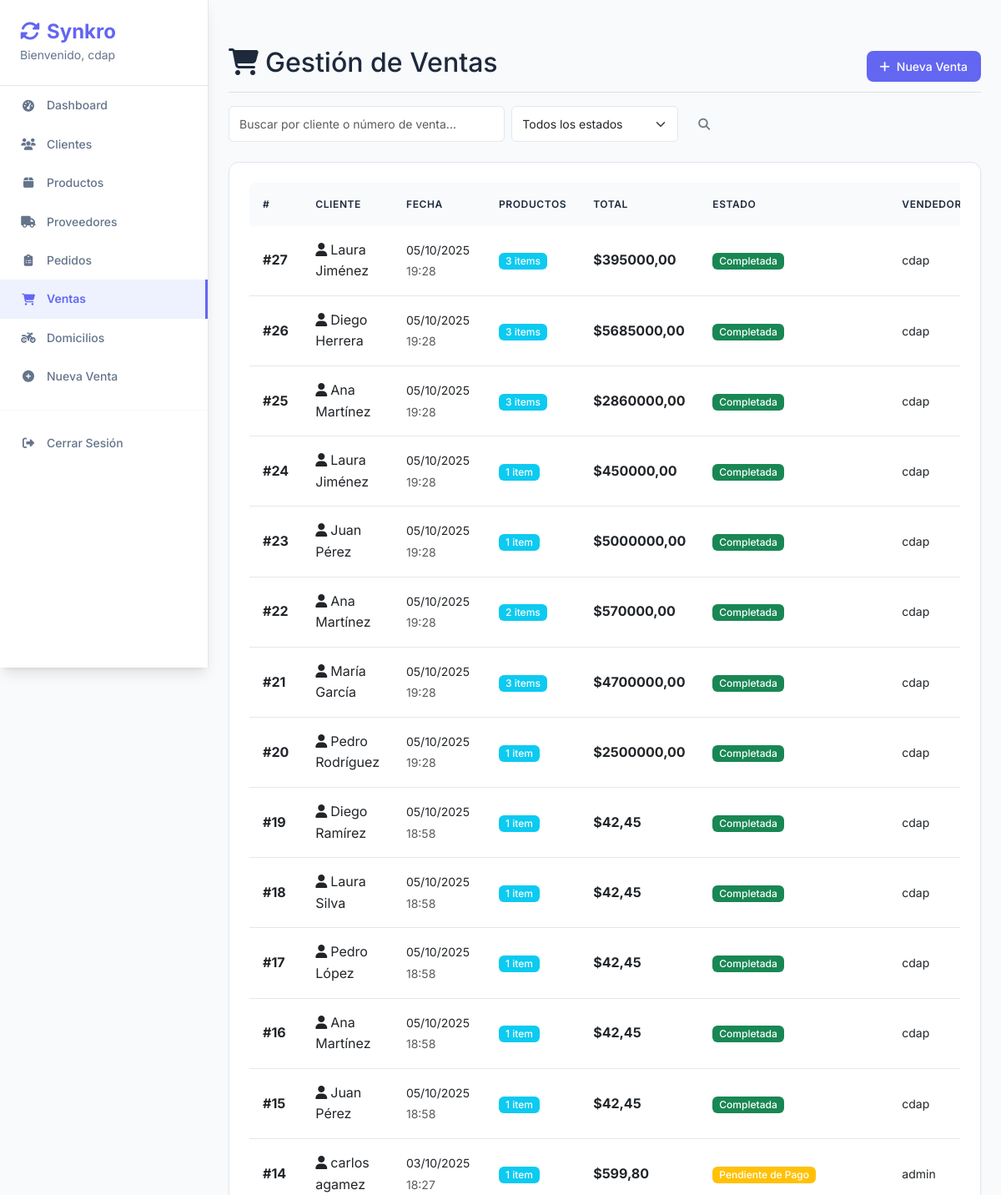
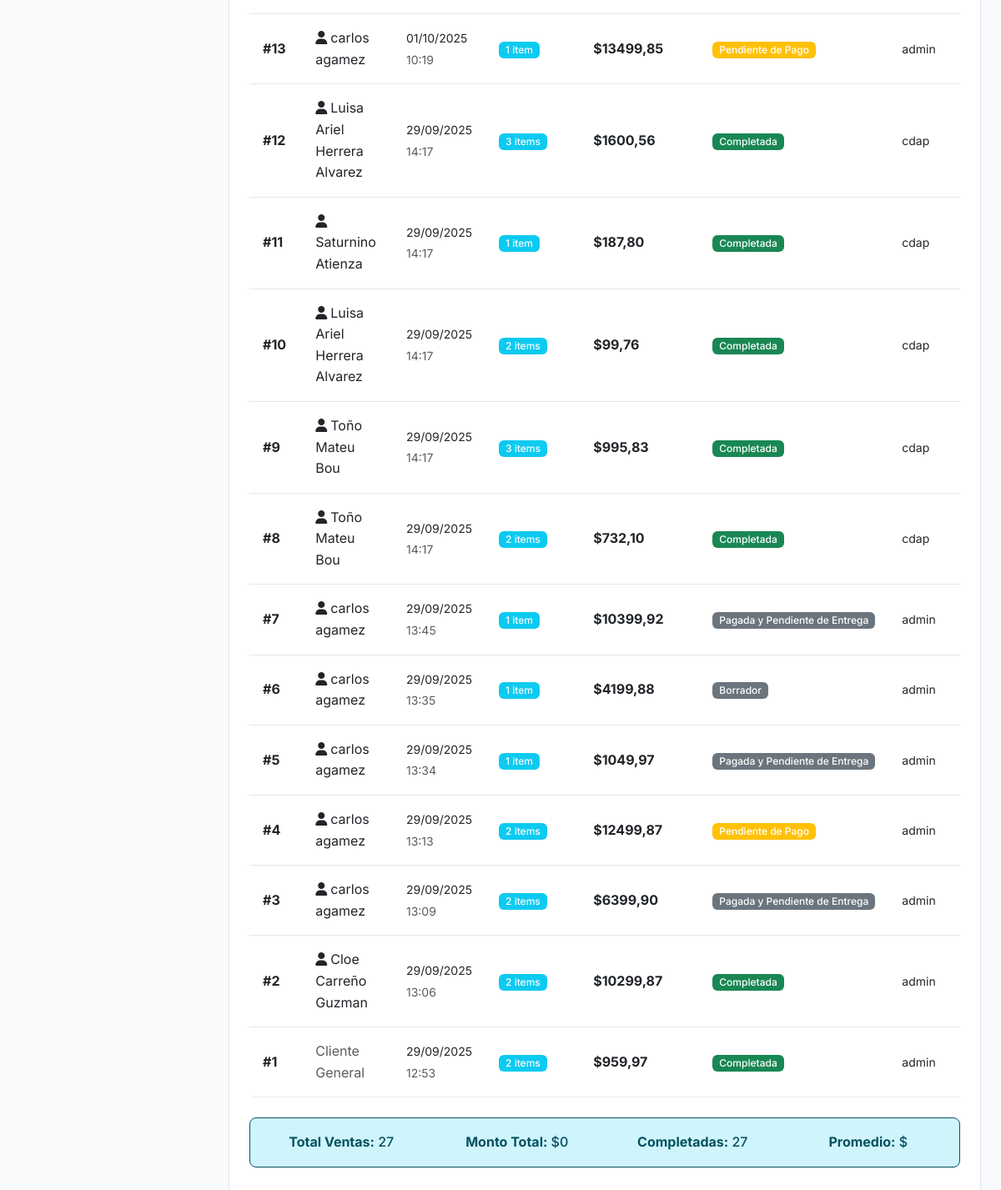
Page /ventas/ (signed in) on the committed database (2 pictures, top to bottom).
### core/models.py (models this page shows, shortened)
class Venta(models.Model):
    ESTADO_CHOICES = [
        ('COTIZACION', 'Cotización'),
        ('BORRADOR', 'Borrador'),
        ('PENDIENTE_PAGO', 'Pendiente de Pago'),
        ('PAGADA_PENDIENTE_ENTREGA', 'Pagada y Pendiente de Entrega'),
        ('COMPLETADA', 'Completada'),
        ('CANCELADA', 'Cancelada'),
    ]
    fecha = models.DateTimeField(auto_now_add=True)
    cliente = models.ForeignKey(Cliente, on_delete=models.SET_NULL, null=True, blank=True)
    usuario = models.ForeignKey(settings.AUTH_USER_MODEL, on_delete=models.PROTECT, help_text="Usuario que realizó la venta")
    estado = models.CharField(max_length=30, choices=ESTADO_CHOICES, default='COMPLETADA')
    monto_total = models.DecimalField(max_digits=12, decimal_places=2, default=0, editable=False)
    requiere_domicilio = models.BooleanField(default=False, help_text="Indica si requiere entrega a domicilio")
    direccion_entrega = models.CharField(max_length=300, blank=True, help_text="Dirección de entrega")
    latitud_entrega = models.DecimalField(max_digits=10, decimal_places=7, null=True, blank=True)
    longitud_entrega = models.DecimalField(max_digits=10, decimal_places=7, null=True, blank=True)
    prioridad_entrega = models.CharField(
        max_length=10,
        choices=[('alta', 'Alta'), ('media', 'Media'), ('baja', 'Baja')],
        default='media',
        help_text="Prioridad de entrega"
    )
    _estado_anterior = None
    def __init__(self, *args, **kwargs):
        super().__init__(*args, **kwargs)
        self._estado_anterior = self.estado

class Cliente(models.Model):
    nombre = models.CharField(max_length=200)
    telefono = models.CharField(max_length=20, blank=True)
    email = models.EmailField(unique=True, blank=True, null=True)
    razon_social = models.CharField(max_length=200, blank=True)
    direccion = models.CharField(max_length=200, blank=True)

### core/views.py (the view)
# urls.py: path('ventas/', views.venta_list, name='venta_list'),
@login_required
def venta_list(request):
    search = request.GET.get('search', '')
    estado = request.GET.get('estado', '')
    ventas = Venta.objects.select_related('cliente', 'usuario').prefetch_related('detalles__producto')
    if search:
        ventas = ventas.filter(
            Q(cliente__nombre__icontains=search) |
            Q(id__icontains=search)
        )
    if estado:
        ventas = ventas.filter(estado=estado)
    ventas = ventas.order_by('-fecha')
    return render(request, 'ventas/list.html', {
        'ventas': ventas,
        'search': search,
        'estado_selected': estado,
        'estados': Venta.ESTADO_CHOICES
    })

### core/templates/ventas/list.html (shortened to what this page needs)
{% extends 'base.html' %}
{% block content %}
<div class="d-flex justify-content-between flex-wrap flex-md-nowrap align-items-center pt-3 pb-2 mb-3 border-bottom">
    <h1 class="h2"><i class="fas fa-shopping-cart me-2"></i>Gestión de Ventas</h1>
    <div class="btn-toolbar mb-2 mb-md-0">
        <a href="{% url 'nueva_venta' %}" class="btn btn-primary">
            <i class="fas fa-plus me-2"></i>Nueva Venta
        </a>
    </div>
</div>
<div class="row mb-4">
    <div class="col-md-8">
        <form method="get" class="d-flex">
            <input type="text" name="search" class="form-control me-2"
                   placeholder="Buscar por cliente o número de venta..."
                   value="{{ search }}">
            <select name="estado" class="form-select me-2" style="max-width: 200px;">
                <option value="">Todos los estados</option>
            </select>
            <button type="submit" class="btn btn-outline-secondary">
                <i class="fas fa-search"></i>
            </button>
        </form>
    </div>
</div>
<div class="card">
    <div class="card-body">
        {% if ventas %}
        <div class="table-responsive">
            <table class="table table-hover">
                <thead>
                    <tr>
                        <th>#</th>
                        <th>Cliente</th>
                        <th>Fecha</th>
                        <th>Productos</th>
                        <th>Total</th>
                        <th>Estado</th>
                        <th>Vendedor</th>
                    </tr>
                </thead>
                <tbody>
                    {% for venta in ventas %}
                    <tr>
                        <td>
                            <strong>#{{ venta.id }}</strong>
                        </td>
                        <td>
                            {% if venta.cliente %}
                                <i class="fas fa-user me-1"></i>{{ venta.cliente.nombre }}
                            {% else %}
                                <span class="text-muted">Cliente General</span>
                            {% endif %}
                        </td>
                        <td>
                            <small>{{ venta.fecha|date:"d/m/Y" }}</small><br>
                            <small class="text-muted">{{ venta.fecha|date:"H:i" }}</small>
                        </td>
                        <td>
                            <span class="badge bg-info">{{ venta.detalles.count }} item{{ venta.detalles.count|pluralize }}</span>
                        </td>
                        <td>
                            <strong>${{ venta.monto_total }}</strong>
                        </td>
                        <td>
                            {% if venta.estado == 'COMPLETADA' %}
                                <span class="badge bg-success">{{ venta.get_estado_display }}</span>
                            {% elif venta.estado == 'PENDIENTE_PAGO' %}
                                <span class="badge bg-warning">{{ venta.get_estado_display }}</span>
                            {% elif venta.estado == 'CANCELADA' %}
                                <span class="badge bg-danger">{{ venta.get_estado_display }}</span>
                            {% else %}
                                <span class="badge bg-secondary">{{ venta.get_estado_display }}</span>
                            {% endif %}
                        </td>
                        <td>
                            <small>{{ venta.usuario.username }}</small>
                        </td>
                    </tr>
                    {% endfor %}
                </tbody>
            </table>
        </div>
        <div class="row mt-4">
            <div class="col-md-12">
                <div class="alert alert-info">
                    <div class="row text-center">
                        <div class="col-md-3">
                            <strong>Total Ventas:</strong> {{ ventas.count }}
                        </div>
                        <div class="col-md-3">
                            <strong>Monto Total:</strong> ${% widthratio ventas 1 1 as total_monto %}{{ total_monto|default:"0" }}
                        </div>
                        <div class="col-md-3">
                            <strong>Completadas:</strong> {{ ventas|length }}
                        </div>
                        <div class="col-md-3">
                            <strong>Promedio:</strong> ${% if ventas %}{% widthratio total_monto ventas.count 1 %}{% else %}0{% endif %}
                        </div>
                    </div>
                </div>
            </div>
        </div>
        {% endif %}
    </div>
</div>
{% endblock %}

### core/templates/base.html (shortened to what this page needs)
<!DOCTYPE html>
<html lang="es">
<head>
    <link href="https://cdn.jsdelivr.net/npm/bootstrap@5.3.0/dist/css/bootstrap.min.css" rel="stylesheet">
    <link href="https://cdnjs.cloudflare.com/ajax/libs/font-awesome/6.4.0/css/all.min.css" rel="stylesheet">
</head>
<body>
    <nav class="sidebar">
        <div class="sidebar-brand">
            <h4>
                <i class="fas fa-sync-alt me-2"></i>Synkro
            </h4>
            {% if user.is_authenticated %}
                <small>Bienvenido, {{ user.username }}</small>
            {% endif %}
        </div>
        {% if user.is_authenticated %}
        <ul class="nav flex-column">
            <li class="nav-item">
                <a class="nav-link {% if request.resolver_match.url_name == 'dashboard' %}active{% endif %}" href="{% url 'dashboard' %}">
                    <i class="fas fa-tachometer-alt"></i>Dashboard
                </a>
            </li>
            <li class="nav-item">
                <a class="nav-link {% if 'cliente' in request.resolver_match.url_name %}active{% endif %}" href="{% url 'cliente_list' %}">
                    <i class="fas fa-users"></i>Clientes
                </a>
            </li>
            <li class="nav-item">
                <a class="nav-link {% if 'producto' in request.resolver_match.url_name %}active{% endif %}" href="{% url 'producto_list' %}">
                    <i class="fas fa-box"></i>Productos
                </a>
            </li>
            <li class="nav-item">
                <a class="nav-link {% if 'proveedor' in request.resolver_match.url_name %}active{% endif %}" href="{% url 'proveedor_list' %}">
                    <i class="fas fa-truck"></i>Proveedores
                </a>
            </li>
            <li class="nav-item">
                <a class="nav-link {% if 'pedido' in request.resolver_match.url_name %}active{% endif %}" href="{% url 'pedido_list' %}">
                    <i class="fas fa-clipboard-list"></i>Pedidos
                </a>
            </li>
            <li class="nav-item">
                <a class="nav-link {% if 'venta' in request.resolver_match.url_name %}active{% endif %}" href="{% url 'venta_list' %}">
                    <i class="fas fa-shopping-cart"></i>Ventas
                </a>
            </li>
            <li class="nav-item">
                <a class="nav-link {% if 'domicilio' in request.resolver_match.url_name %}active{% endif %}" href="{% url 'domicilios_home' %}">
                    <i class="fas fa-motorcycle"></i>Domicilios
                </a>
            </li>
            <li class="nav-item">
                <a class="nav-link" href="{% url 'nueva_venta' %}">
                    <i class="fas fa-plus-circle"></i>Nueva Venta
                </a>
            </li>
            <hr>
            <li class="nav-item">
                <a class="nav-link" href="{% url 'logout' %}">
                    <i class="fas fa-sign-out-alt"></i>Cerrar Sesión
                </a>
            </li>
        </ul>
        {% endif %}
    </nav>
    <main class="main-content">
                <div class="pt-3 pb-2 mb-3">
        {% block content %}
        {% endblock %}
    </main>
</body>
</html>

### core/templates/base.html (style rules this page uses)
:root { --primary-color: #6366f1; --primary-light: #818cf8; --primary-dark: #4f46e5; --secondary-color: #64748b; --success-color: #10b981; --warning-color: #f59e0b; --danger-color: #ef4444; --light-bg: #f8fafc; --white-bg: #ffffff; --dark-text: #1e293b; --light-text: #64748b; --border-color: #e2e8f0; --shadow-sm: 0 1px 2px 0 rgb(0 0 0 / 0.05); --shadow-md: 0 4px 6px -1px rgb(0 0 0 / 0.1), 0 2px 4px -2px rgb(0 0 0 / 0.1); --shadow-lg: 0 10px 15px -3px rgb(0 0 0 / 0.1), 0 4px 6px -4px rgb(0 0 0 / 0.1); }
body { background-color: var(--light-bg); font-family: 'Inter', -apple-system, BlinkMacSystemFont, 'Segoe UI', sans-serif; color: var(--dark-text); line-height: 1.6; }
.sidebar { min-height: 100vh; background: var(--white-bg); border-right: 1px solid var(--border-color); box-shadow: var(--shadow-lg); position: fixed; top: 0; left: 0; width: 250px; z-index: 1000; overflow-y: auto; }
.sidebar .nav-link { color: var(--light-text); padding: 12px 24px; margin: 0; border-radius: 0; transition: all 0.2s ease; font-weight: 500; font-size: 0.875rem; display: flex; align-items: center; gap: 12px; }
.sidebar .nav-link i { width: 20px; text-align: center; }
.sidebar .nav-link.active { color: var(--primary-color); background-color: #eef2ff; border-right: 3px solid var(--primary-color); font-weight: 600; }
.sidebar-brand { padding: 24px; border-bottom: 1px solid var(--border-color); }
.sidebar-brand h4 { color: var(--primary-color); font-weight: 700; font-size: 1.5rem; margin: 0; }
.sidebar-brand small { color: var(--light-text); font-size: 0.875rem; }
.main-content { background-color: var(--light-bg); min-height: 100vh; padding: 24px; margin-left: 250px; }
.card { background: var(--white-bg); border: 1px solid var(--border-color); border-radius: 12px; box-shadow: var(--shadow-sm); transition: all 0.2s ease; }
.card-body { padding: 24px; }
.btn { font-weight: 500; border-radius: 8px; padding: 8px 16px; font-size: 0.875rem; transition: all 0.2s ease; border: none; }
.btn-primary { background-color: var(--primary-color); color: white; }
.table { background: var(--white-bg); border-radius: 8px; overflow: hidden; box-shadow: var(--shadow-sm); margin-bottom: 0; }
.table thead th { background-color: #f8fafc; color: var(--dark-text); border: none; font-weight: 600; font-size: 0.75rem; text-transform: uppercase; letter-spacing: 0.05em; padding: 16px; }
.table tbody td { padding: 16px; border-color: var(--border-color); vertical-align: middle; }
.alert { border-radius: 8px; border: 1px solid; font-weight: 500; }
.form-control, .form-select { border-radius: 6px; border: 1px solid var(--border-color); padding: 10px 12px; font-size: 0.875rem; transition: all 0.2s ease; }
.badge { border-radius: 6px; font-weight: 500; font-size: 0.75rem; padding: 4px 8px; }
hr { border-color: var(--border-color); margin: 16px 0; }

### rows in the picture
Venta: id "27", cliente.nombre "Laura Jiménez", fecha "05/10/2025", fecha "19:28", detalles.count "3", monto_total "395000,00", estado "Completada", usuario.username "cdap"
Venta: id "26", cliente.nombre "Diego Herrera", fecha "05/10/2025", fecha "19:28", detalles.count "3", monto_total "5685000,00", estado "Completada", usuario.username "cdap"
Venta: id "25", cliente.nombre "Ana Martínez", fecha "05/10/2025", fecha "19:28", detalles.count "3", monto_total "2860000,00", estado "Completada", usuario.username "cdap"
Venta: id "24", cliente.nombre "Laura Jiménez", fecha "05/10/2025", fecha "19:28", detalles.count "1", monto_total "450000,00", estado "Completada", usuario.username "cdap"
Venta: id "23", cliente.nombre "Juan Pérez", fecha "05/10/2025", fecha "19:28", detalles.count "1", monto_total "5000000,00", estado "Completada", usuario.username "cdap"
Venta: id "22", cliente.nombre "Ana Martínez", fecha "05/10/2025", fecha "19:28", detalles.count "2", monto_total "570000,00", estado "Completada", usuario.username "cdap"
Venta: id "21", cliente.nombre "María García", fecha "05/10/2025", fecha "19:28", detalles.count "3", monto_total "4700000,00", estado "Completada", usuario.username "cdap"
Venta: id "20", cliente.nombre "Pedro Rodríguez", fecha "05/10/2025", fecha "19:28", detalles.count "1", monto_total "2500000,00", estado "Completada", usuario.username "cdap"
Venta: id "19", cliente.nombre "Diego Ramírez", fecha "05/10/2025", fecha "18:58", detalles.count "1", monto_total "42,45", estado "Completada", usuario.username "cdap"
Venta: id "18", cliente.nombre "Laura Silva", fecha "05/10/2025", fecha "18:58", detalles.count "1", monto_total "42,45", estado "Completada", usuario.username "cdap"
Venta: id "17", cliente.nombre "Pedro López", fecha "05/10/2025", fecha "18:58", detalles.count "1", monto_total "42,45", estado "Completada", usuario.username "cdap"
Venta: id "16", cliente.nombre "Ana Martínez", fecha "05/10/2025", fecha "18:58", detalles.count "1", monto_total "42,45", estado "Completada", usuario.username "cdap"
Venta: id "15", cliente.nombre "Juan Pérez", fecha "05/10/2025", fecha "18:58", detalles.count "1", monto_total "42,45", estado "Completada", usuario.username "cdap"
Venta: id "14", cliente.nombre "carlos agamez", fecha "03/10/2025", fecha "18:27", detalles.count "1", monto_total "599,80", estado "Pendiente de Pago", usuario.username "admin"
Venta: id "13", cliente.nombre "carlos agamez", fecha "01/10/2025", fecha "10:19", detalles.count "1", monto_total "13499,85", estado "Pendiente de Pago", usuario.username "admin"
Venta: id "12", cliente.nombre "Luisa Ariel Herrera Alvarez", fecha "29/09/2025", fecha "14:17", detalles.count "3", monto_total "1600,56", estado "Completada", usuario.username "cdap"
Venta: id "11", cliente.nombre "Saturnino Atienza", fecha "29/09/2025", fecha "14:17", detalles.count "1", monto_total "187,80", estado "Completada", usuario.username "cdap"
Venta: id "10", cliente.nombre "Luisa Ariel Herrera Alvarez", fecha "29/09/2025", fecha "14:17", detalles.count "2", monto_total "99,76", estado "Completada", usuario.username "cdap"
Venta: id "9", cliente.nombre "Toño Mateu Bou", fecha "29/09/2025", fecha "14:17", detalles.count "3", monto_total "995,83", estado "Completada", usuario.username "cdap"
Venta: id "8", cliente.nombre "Toño Mateu Bou", fecha "29/09/2025", fecha "14:17", detalles.count "2", monto_total "732,10", estado "Completada", usuario.username "cdap"
Venta: id "7", cliente.nombre "carlos agamez", fecha "29/09/2025", fecha "13:45", detalles.count "1", monto_total "10399,92", estado "Pagada y Pendiente de Entrega", usuario.username "admin"
Venta: id "6", cliente.nombre "carlos agamez", fecha "29/09/2025", fecha "13:35", detalles.count "1", monto_total "4199,88", estado "Borrador", usuario.username "admin"
Venta: id "5", cliente.nombre "carlos agamez", fecha "29/09/2025", fecha "13:34", detalles.count "1", monto_total "1049,97", estado "Pagada y Pendiente de Entrega", usuario.username "admin"
Venta: id "4", cliente.nombre "carlos agamez", fecha "29/09/2025", fecha "13:13", detalles.count "2", monto_total "12499,87", estado "Pendiente de Pago", usuario.username "admin"
Venta: id "3", cliente.nombre "carlos agamez", fecha "29/09/2025", fecha "13:09", detalles.count "2", monto_total "6399,90", estado "Pagada y Pendiente de Entrega", usuario.username "admin"
Venta: id "2", cliente.nombre "Cloe Carreño Guzman", fecha "29/09/2025", fecha "13:06", detalles.count "2", monto_total "10299,87", estado "Completada", usuario.username "admin"
Venta: id "1", shows "Cliente General", fecha "29/09/2025", fecha "12:53", detalles.count "2", monto_total "959,97", estado "Completada", usuario.username "admin"

### other values in the picture
{{ user.username }} "cdap"
{{ ventas.count }} "27"
{{ total_monto|default:"0" }} "0"
{{ ventas|length }} "27"
